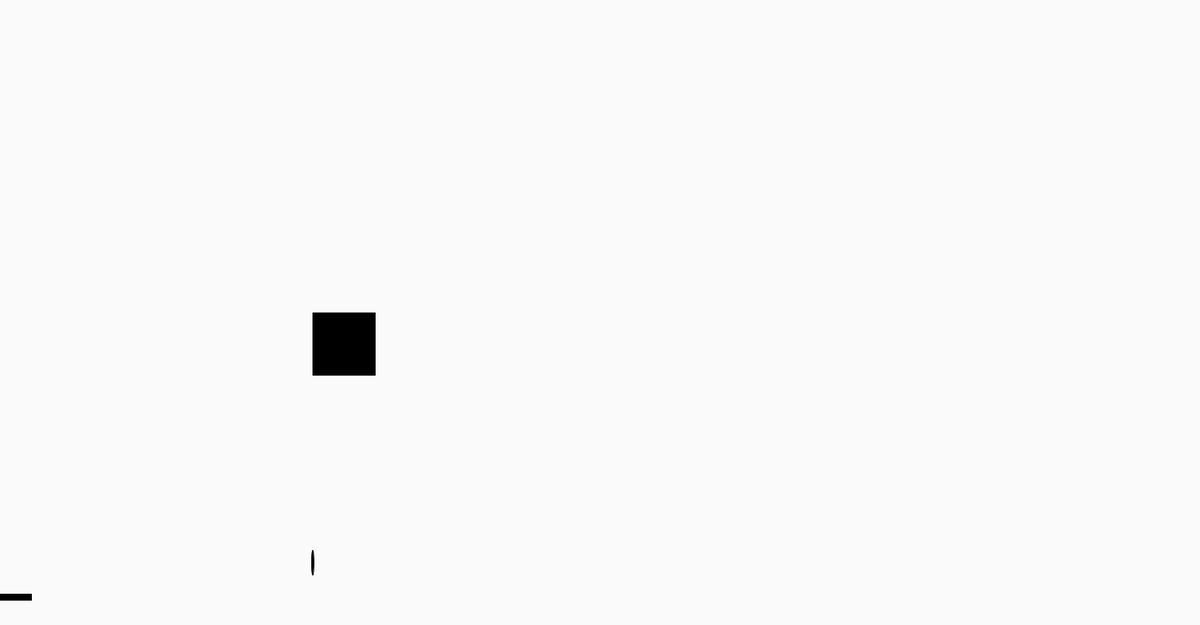
Frame 1 (no input)
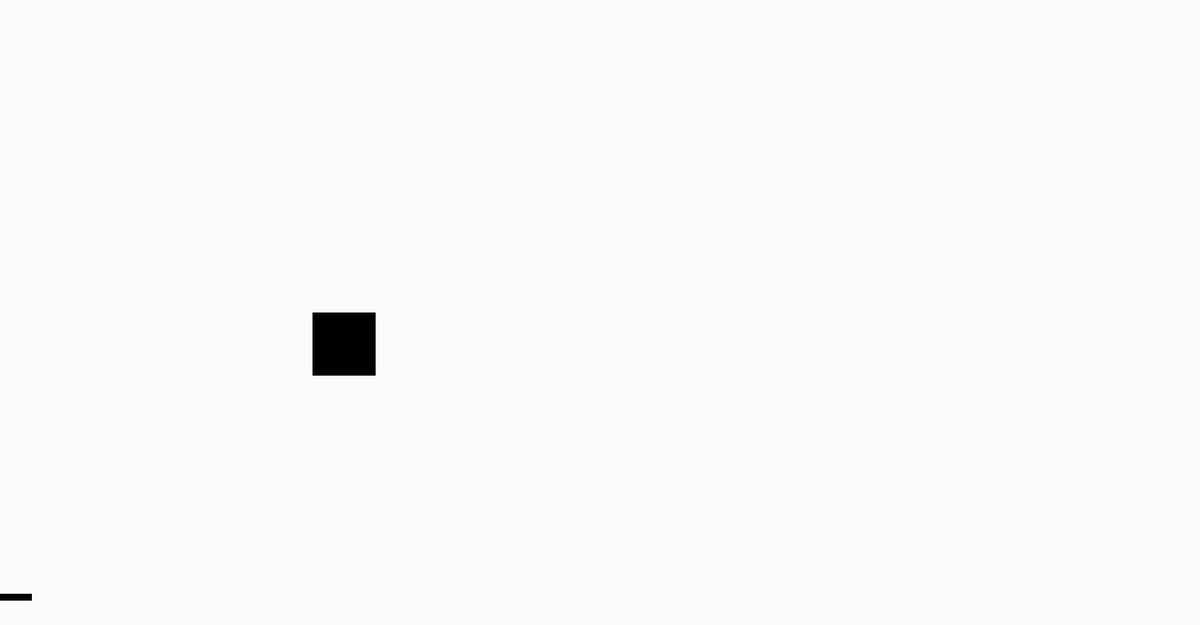
Frame 60 (the mouse pressed at the canvas centre just before this capture)
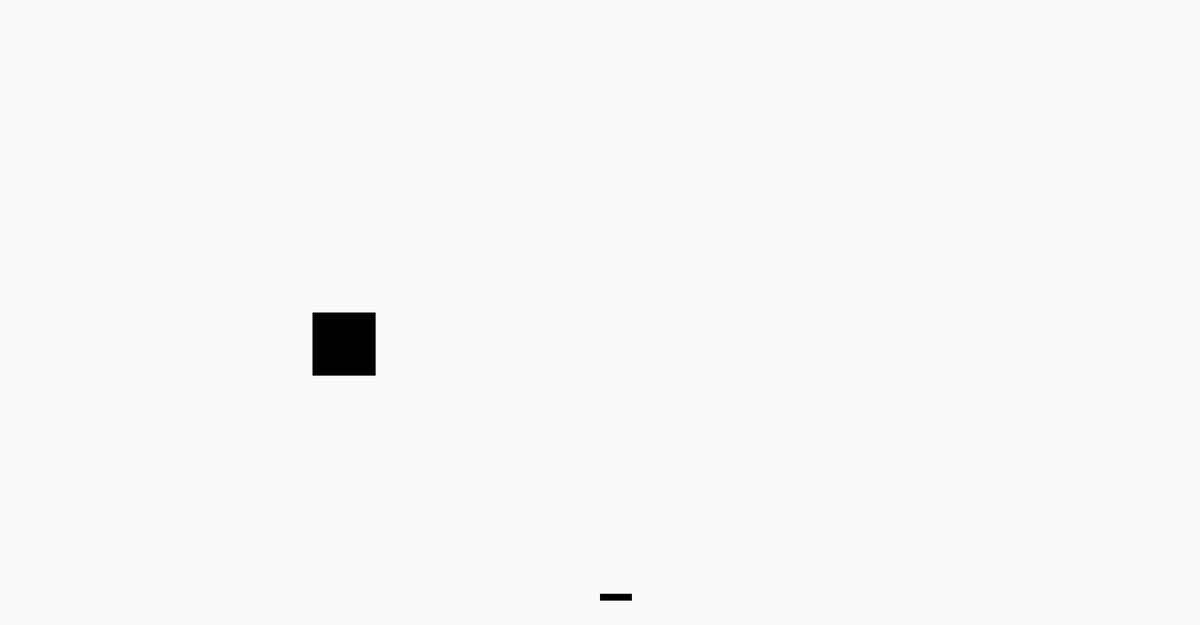
Frame 120 (the mouse held since frame 60 and released just before this capture)

The Processing sketch that drew these frames (run headless with seeded random() and noise(); from frame 60 on, the mouse is pressed at the canvas centre):

// Processing sketch: shoter_game_by_jakob
// ── shoter_game_by_jakob.pde
void setup()
{
  size(1920, 1000);
  background(250, 250, 250); 
}
int ax=500;
int ay=500;
int bx=500;
int by=900;

void draw()
{
  background(250, 250, 250);
  fill(0, 0, 0);
  rect(mouseX, 950, 50, 10);
  ellipse(bx, by, 4, 40);
  by=by-100;
  
  rect(ax, ay, 100, 100);
  if(bx > ax && bx < ax + 100 && by < ay + 100)
  {
    ax = (int) random(900);
    ay = (int) random(600);
  }
}
void mousePressed()
{
  bx=mouseX;
  by=950;
}
